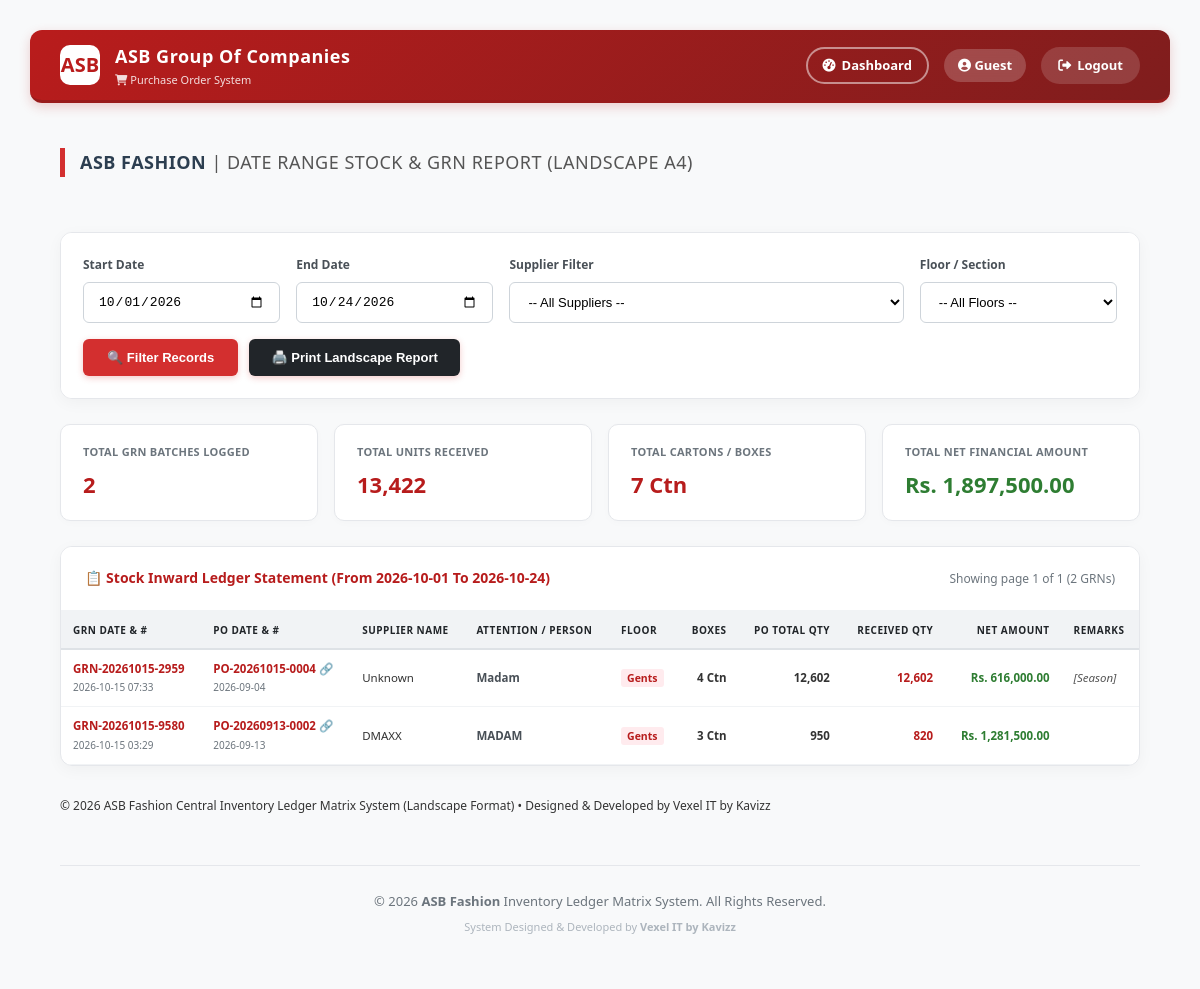
/po_audit_report.php, run on the app's committed database.
### tables this page shows
CREATE TABLE `grn_header` (
  `grn_id` bigint(20) UNSIGNED NOT NULL,
  `grn_number` varchar(50) NOT NULL,
  `po_id` bigint(20) UNSIGNED NOT NULL,
  `received_date` timestamp NOT NULL DEFAULT current_timestamp(),
  `received_by` bigint(20) UNSIGNED DEFAULT NULL,
  `delivery_note_no` varchar(100) DEFAULT NULL,
  `remarks` text DEFAULT NULL,
  `vehicle_no` varchar(50) DEFAULT NULL,
  `delivered_by` varchar(100) DEFAULT NULL,
  `total_box_count` int(11) DEFAULT 0,
  `floor_id` bigint(20) UNSIGNED DEFAULT NULL
);

CREATE TABLE `po_header` (
  `po_id` bigint(20) UNSIGNED NOT NULL,
  `po_number` varchar(50) NOT NULL,
  `supplier_id` bigint(20) UNSIGNED NOT NULL,
  `purchase_date` date NOT NULL,
  `attention` varchar(255) DEFAULT NULL,
  `remarks` text DEFAULT NULL,
  `expected_delivery_date` date DEFAULT NULL,
  `added_by` int(11) DEFAULT NULL,
  `status` enum('Pending','Received','Completed','Cancelled') NOT NULL DEFAULT 'Pending',
  `created_at` timestamp NULL DEFAULT current_timestamp(),
  `updated_at` timestamp NULL DEFAULT current_timestamp() ON UPDATE current_timestamp(),
  `season_type` varchar(50) DEFAULT 'Non-Season'
);

CREATE TABLE `floors` (
  `floor_id` bigint(20) UNSIGNED NOT NULL,
  `floor_name` varchar(100) NOT NULL,
  `created_at` timestamp NULL DEFAULT current_timestamp(),
  `updated_at` timestamp NULL DEFAULT current_timestamp() ON UPDATE current_timestamp()
);

CREATE TABLE `suppliers` (
  `supplier_id` bigint(20) UNSIGNED NOT NULL,
  `supplier_name` varchar(100) NOT NULL,
  `system_id` varchar(50) DEFAULT NULL,
  `contact_number` varchar(20) DEFAULT NULL,
  `land_number` varchar(20) DEFAULT NULL,
  `fax_number` varchar(20) DEFAULT NULL,
  `contact_person` varchar(100) DEFAULT NULL,
  `whatsapp` varchar(20) DEFAULT NULL,
  `email` varchar(100) DEFAULT NULL,
  `address` text DEFAULT NULL,
  `status` varchar(50) DEFAULT 'Active'
);

### po_audit_report.php (the view, shortened to what this page needs)
<?php
$conn = getConnection();
$start_date   = isset($_GET['start_date']) ? $_GET['start_date'] : date('Y-m-01');
$end_date     = isset($_GET['end_date']) ? $_GET['end_date'] : date('Y-m-d');
$items_per_page = 50;
$current_page   = isset($_GET['page_num']) ? (int)$_GET['page_num'] : 1;
$offset         = ($current_page - 1) * $items_per_page;
$where_clauses = ["gh.received_date BETWEEN ? AND ?"];
$types = "ss";
$params = [$start_date . " 00:00:00", $end_date . " 23:59:59"];
$where_str = implode(" AND ", $where_clauses);
$summary_sql = "SELECT
                    COUNT(DISTINCT gh.grn_id) as total_grns,
                    COALESCE(SUM(gi.qty_received), 0) as total_qty,
                    COALESCE(SUM(gi.qty_received * COALESCE(pi.cost_price, it.cost_price, 0)), 0) as total_net
                FROM grn_items gi
                INNER JOIN grn_header gh ON gi.grn_id = gh.grn_id
                INNER JOIN po_header ph ON gh.po_id = ph.po_id
                INNER JOIN po_items pi ON gi.po_item_id = pi.po_item_id
                INNER JOIN items it ON gi.item_id = it.item_id
                WHERE $where_str";
$sum_stmt = $conn->prepare($summary_sql);
if (!empty($params)) $sum_stmt->bind_param($types, ...$params);
$sum_stmt->execute();
$summary_data = $sum_stmt->get_result()->fetch_assoc();
$total_records      = (int)$summary_data['total_grns'];
$total_qty_received = (int)$summary_data['total_qty'];
$grand_net_amount   = (float)$summary_data['total_net'];
$total_pages        = ceil($total_records / $items_per_page);
$box_sql = "SELECT COALESCE(SUM(total_box_count), 0) FROM (
                SELECT DISTINCT gh.grn_id, gh.total_box_count
                FROM grn_header gh
                INNER JOIN po_header ph ON gh.po_id = ph.po_id
                WHERE $where_str
            ) as distinct_boxes";
$box_stmt = $conn->prepare($box_sql);
if ($box_stmt) {
    if (!empty($params)) $box_stmt->bind_param($types, ...$params);
    $box_stmt->execute();
    $total_boxes_sum = $box_stmt->get_result()->fetch_row()[0];
} else {
    $total_boxes_sum = 0;
}
$report_query = "SELECT
                    gh.grn_id, gh.grn_number, gh.received_date, gh.delivery_note_no, gh.total_box_count,
                    ph.po_id, ph.po_number, ph.purchase_date, ph.attention, ph.remarks,
                    s.supplier_name,
                    f.floor_name,
                    SUM(gi.qty_received) as total_received_qty,
                    (SELECT SUM(poi.quantity) FROM po_items poi WHERE poi.po_id = ph.po_id) as po_total_ordered_qty,
                    SUM(gi.qty_received * COALESCE(pi.cost_price, it.cost_price, 0)) as grn_net_amount
                 FROM grn_items gi
                 INNER JOIN grn_header gh ON gi.grn_id = gh.grn_id
                 INNER JOIN po_header ph ON gh.po_id = ph.po_id
                 INNER JOIN po_items pi ON gi.po_item_id = pi.po_item_id
                 INNER JOIN items it ON gi.item_id = it.item_id
                 LEFT JOIN suppliers s ON ph.supplier_id = s.supplier_id
                 LEFT JOIN floors f ON gh.floor_id = f.floor_id
                 WHERE $where_str
                 GROUP BY gh.grn_id, gh.grn_number, gh.received_date, gh.delivery_note_no, gh.total_box_count, ph.po_id, ph.po_number, ph.purchase_date, ph.attention, ph.remarks, s.supplier_name, f.floor_name
                 ORDER BY gh.received_date DESC, gh.grn_id DESC
                 LIMIT ? OFFSET ?";
$types_paginated = $types . "ii";
$params_paginated = array_merge($params, [$items_per_page, $offset]);
$stmt = $conn->prepare($report_query);
$stmt->bind_param($types_paginated, ...$params_paginated);
$stmt->execute();
$report_items = $stmt->get_result()->fetch_all(MYSQLI_ASSOC);
include ROOT_PATH . 'includes/header.php';
?>
<div class="container-fluid" style="padding: 20px 30px;">
    <div class="page-header no-print">
        <h2 class="asb-header-title">ASB Fashion <span style="font-weight:300; color:#555; font-size:18px;">| Date Range Stock &amp; GRN Report (Landscape A4)</span></h2>
    </div>
    <div class="asb-card no-print" style="margin-bottom: 25px;">
        <div style="padding: 22px; background: #fff;">
            <form method="GET" style="display:flex; flex-wrap:wrap; gap:16px; align-items:flex-end;">
                <div style="flex:1; min-width:160px;">
                    <label style="font-weight:700; margin-bottom:8px; display:block; font-size:12px; color:#495057;">Start Date</label>
                    <input type="date" name="start_date" class="asb-input" value="<?= htmlspecialchars($start_date); ?>" required>
                </div>
                <div style="flex:1; min-width:160px;">
                    <label style="font-weight:700; margin-bottom:8px; display:block; font-size:12px; color:#495057;">End Date</label>
                    <input type="date" name="end_date" class="asb-input" value="<?= htmlspecialchars($end_date); ?>" required>
                </div>
                <div style="flex:2; min-width:230px;">
                    <label style="font-weight:700; margin-bottom:8px; display:block; font-size:12px; color:#495057;">Supplier Filter</label>
                    <select name="supplier_id" class="asb-input">
                        <option value="0">-- All Suppliers --</option>
                    </select>
                </div>
                <div style="flex:1; min-width:170px;">
                    <label style="font-weight:700; margin-bottom:8px; display:block; font-size:12px; color:#495057;">Floor / Section</label>
                    <select name="floor_id" class="asb-input">
                        <option value="0">-- All Floors --</option>
                    </select>
                </div>
                <div>
                    <button type="submit" class="btn-asb-action" style="padding: 11px 24px;">🔍 Filter Records</button>
                    <button type="button" onclick="window.print();" class="btn-asb-action" style="background:#212529; margin-left:8px; padding: 11px 22px;">🖨️ Print Landscape Report</button>
                </div>
            </form>
        </div>
    </div>
    <div class="summary-grid">
        <div class="summary-box">
            <div class="title">Total GRN Batches Logged</div>
            <div class="val"><?= number_format($total_records); ?></div>
        </div>
        <div class="summary-box">
            <div class="title">Total Units Received</div>
            <div class="val"><?= number_format($total_qty_received); ?></div>
        </div>
        <div class="summary-box">
            <div class="title">Total Cartons / Boxes</div>
            <div class="val"><?= number_format($total_boxes_sum); ?> Ctn</div>
        </div>
        <div class="summary-box">
            <div class="title">Total Net Financial Amount</div>
            <div class="val" style="color:#2e7d32;">Rs. <?= number_format($grand_net_amount, 2); ?></div>
        </div>
    </div>
    <div class="asb-card">
        <div class="asb-card-header no-print" style="display:flex; justify-content:space-between; align-items:center;">
            <span>📋 Stock Inward Ledger Statement (From <?= $start_date; ?> To <?= $end_date; ?>)</span>
            <span style="font-size:12px; color:#6c757d; font-weight:normal;">Showing page <?= $current_page; ?> of <?= max(1, $total_pages); ?> (<?= number_format($total_records); ?> GRNs)</span>
        </div>
        <div class="card-body" style="padding: 0;">
            <?php if (empty($report_items)): ?>
                <div style="text-align:center; padding:60px; color:#adb5bd; font-size:14px;">No stock receiving records found matching your active filter criteria.</div>
            <?php else: ?>
                <div class="table-responsive">
                    <table class="table asb-table" style="width:100%; margin-bottom:0; border-collapse:collapse;">
                        <thead>
                            <tr>
                                <th>GRN Date &amp; #</th>
                                <th>PO Date &amp; #</th>
                                <th>Supplier Name</th>
                                <th>Attention / Person</th>
                                <th>Floor</th>
                                <th style="text-align:right;">Boxes</th>
                                <th style="text-align:right;">PO Total Qty</th>
                                <th style="text-align:right;">Received Qty</th>
                                <th style="text-align:right;">Net Amount</th>
                                <th>Remarks</th>
                            </tr>
                        </thead>
                        <tbody>
                            <?php foreach ($report_items as $row): ?>
                                <tr>
                                    <td>
                                        <strong style="color:#b71c1c;"><?= htmlspecialchars($row['grn_number']); ?></strong><br>
                                        <span style="font-size:10px; color:#6c757d;"><?= date('Y-m-d H:i', strtotime($row['received_date'])); ?></span>
                                    </td>
                                    <td>
                                        <a href="po_audit_report.php?po_id=<?= (int)$row['po_id']; ?>" class="po-link" target="_blank" title="View Full PO Audit Statement">
                                            <?= htmlspecialchars($row['po_number']); ?> 🔗
                                        </a><br>
                                        <span style="font-size:10px; color:#6c757d;"><?= date('Y-m-d', strtotime($row['purchase_date'])); ?></span>
                                    </td>
                                    <td><?= htmlspecialchars($row['supplier_name'] ?? 'Unknown'); ?></td>
                                    <td><strong style="color:#495057;"><?= htmlspecialchars($row['attention'] ?? '—'); ?></strong></td>
                                    <td><span style="background:#ffebee; color:#b71c1c; padding:2px 6px; border-radius:3px; font-size:10.5px; font-weight:700;"><?= htmlspecialchars($row['floor_name'] ?? '—'); ?></span></td>
                                    <td style="text-align:right; font-weight:600;"><?= number_format($row['total_box_count']); ?> Ctn</td>
                                    <td style="text-align:right; font-weight:700; color:#333;"><?= number_format($row['po_total_ordered_qty']); ?></td>
                                    <td style="text-align:right; font-weight:700; color:#b71c1c;"><?= number_format($row['total_received_qty']); ?></td>
                                    <td style="text-align:right; font-weight:800; color:#2e7d32;">Rs. <?= number_format($row['grn_net_amount'], 2); ?></td>
                                    <td style="color:#555; font-style:italic; max-width:150px; white-space:nowrap; overflow:hidden; text-overflow:ellipsis;" title="<?= htmlspecialchars($row['remarks'] ?? ''); ?>">
                                        <?= htmlspecialchars($row['remarks'] ?? '—'); ?>
                                    </td>
                                </tr>
                            <?php endforeach; ?>
                        </tbody>
                    </table>
                </div>
            <?php endif; ?>
        </div>
    </div>
    <div class="print-doc-footer">
        © <?= date('Y'); ?> ASB Fashion Central Inventory Ledger Matrix System (Landscape Format) • Designed &amp; Developed by Vexel IT by Kavizz
    </div>
    <div class="asb-footer no-print" style="text-align: center; margin-top: 50px; padding: 25px; color: #6c757d; border-top: 1px solid #e5e7eb; font-size: 13px;">
        © <?= date('Y'); ?> <strong>ASB Fashion</strong> Inventory Ledger Matrix System. All Rights Reserved.<br>
        <span style="font-size:11px; margin-top:6px; display:inline-block; color:#adb5bd;">System Designed &amp; Developed by <strong>Vexel IT by Kavizz</strong></span>
    </div>
</div>
<?php include ROOT_PATH . 'includes/footer.php'; ?>

### data on the page
grn_header: grn_number "GRN-20261015-2959", received_date "2026-10-15 07:33", po.po_number "PO-20261015-0004", po.purchase_date "2026-09-04", supplier_name "Unknown", po.attention "Madam", floor.floor_name "Gents", total_box_count "4", po_total_ordered_qty "12,602", total_received_qty "12,602", grn_net_amount "616,000.00", po.remarks "[Season]"
grn_header: grn_number "GRN-20261015-9580", received_date "2026-10-15 03:29", po.po_number "PO-20260913-0002", po.purchase_date "2026-09-13", suppliers.supplier_name "DMAXX", po.attention "MADAM", floor.floor_name "Gents", total_box_count "3", po_total_ordered_qty "950", total_received_qty "820", grn_net_amount "1,281,500.00"

### other printed values
$_SESSION['username'] "Guest"
$total_records "2"
$total_qty_received "13,422"
$total_boxes_sum "7"
$grand_net_amount "1,897,500.00"
$start_date "2026-10-01"
$end_date "2026-10-24"
$current_page "1"
max(1, $total_pages) "1"
